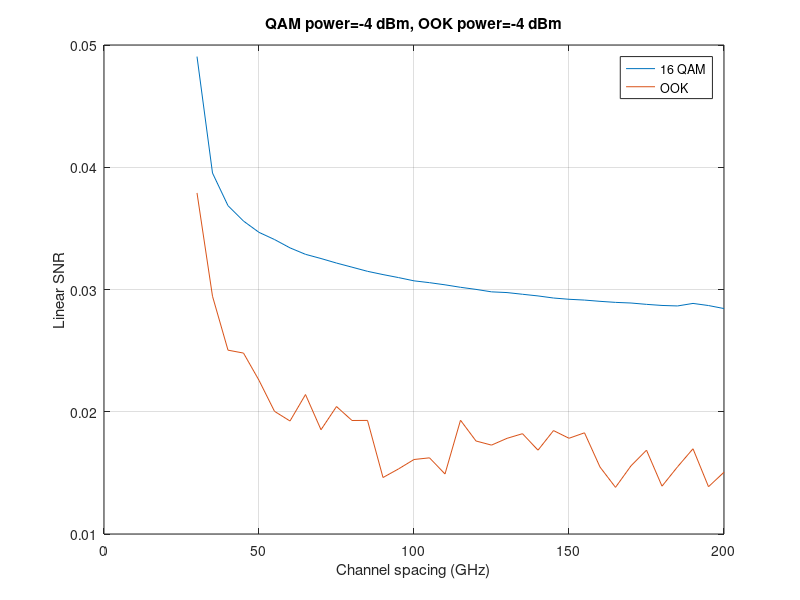

Here is the MATLAB script that generated this plot:
clc;
clear;
close all;

% Analyze results from ssf_debug_13.m

%%
load ssf_debug_13_current_result.mat
% columns: ook power, qam power, grid_ghz, ook1 snr, ook2 snr, qam snr,
% ook snr max, ook snr min
results(:, 9) = (results(:, 7)+results(:, 8))/2;


%%
figure; hold on; box on; grid on;
% plot(results(:, 7))
% plot(results(:, 8))
% plot(results(:, 6))

power_dbm_ook = -4;
power_dbm_qam = -4;
idx = (results(:, 1)==power_dbm_ook) & (results(:, 2)==power_dbm_qam);
a = results(idx, :);

plot(a(:, 3)/1e9, 1./a(:, 6), 'displayname', '16 QAM')
% plot(a(:, 3), a(:, 7))
plot(a(:, 3)/1e9, 1./a(:, 8), 'displayname', 'OOK')
legend('Location', 'Best')
title(sprintf('QAM power=%d dBm, OOK power=%d dBm', ...
    power_dbm_qam, power_dbm_ook))
xlabel('Channel spacing (GHz)')
ylabel('Linear SNR')